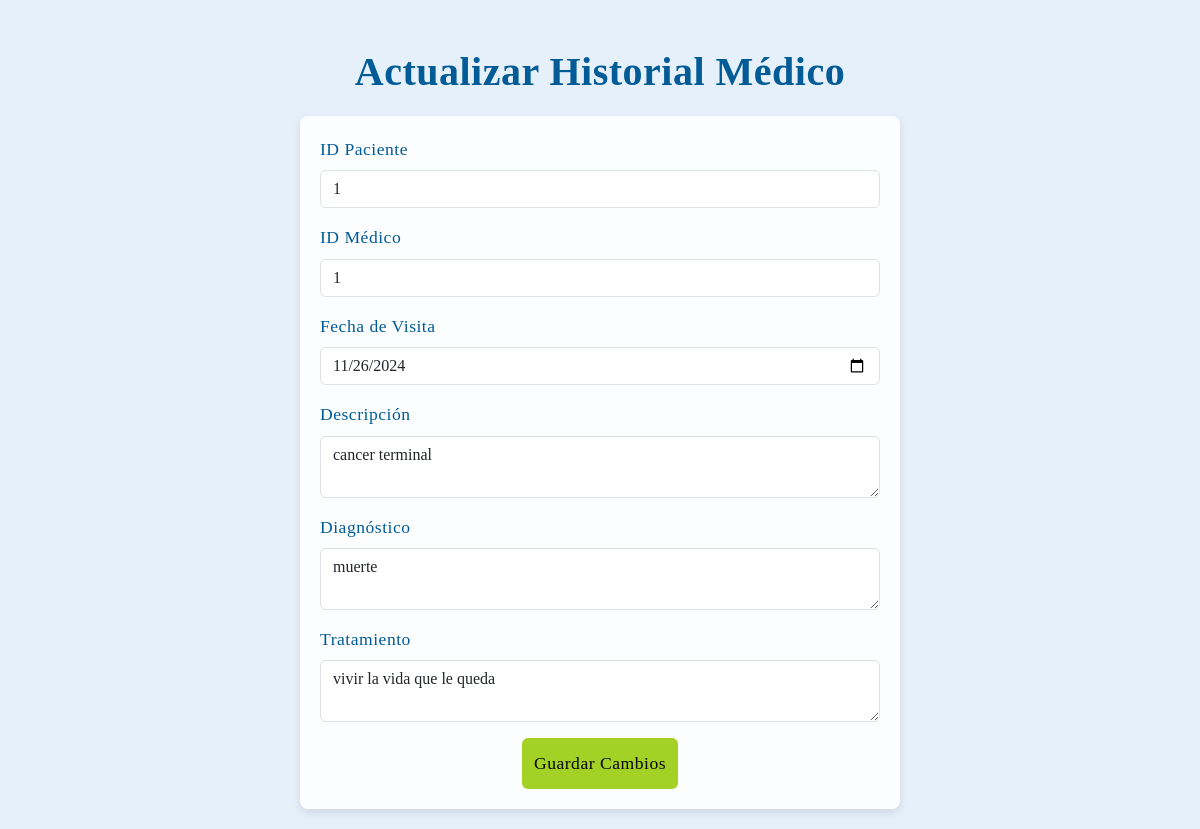
/Vista/actualizar_historial.php?id=2, run on the app's committed database.
### tables this page shows
CREATE TABLE `historial_medico` (
  `id_historial` int(11) NOT NULL,
  `id_paciente` int(11) DEFAULT NULL,
  `id_medico` int(11) DEFAULT NULL,
  `fecha_visita` date DEFAULT NULL,
  `descripcion` text NOT NULL,
  `diagnostico` text NOT NULL,
  `tratamiento` text NOT NULL
);

### Vista/actualizar_historial.php (the view, shortened to what this page needs)
<?php
$conn = conectar();
$row = null;
if (isset($_GET['id'])) {
    $id_historial = filter_input(INPUT_GET, 'id', FILTER_VALIDATE_INT);
    if ($id_historial) {
        $sql = "SELECT * FROM historial_medico WHERE id_historial = :id_historial";
        try {
            $stmt = $conn->prepare($sql);
            $stmt->bindParam(':id_historial', $id_historial, PDO::PARAM_INT);
            $stmt->execute();
            if ($stmt->rowCount() > 0) {
                $row = $stmt->fetch(PDO::FETCH_ASSOC);
            } else {
                echo "No se encontraron datos para este historial.";
                exit;
            }
        } catch (PDOException $e) {
            echo "Error al obtener los datos: " . htmlspecialchars($e->getMessage());
            exit;
        }
    } else {
        echo "ID de historial inválido.";
        exit;
    }
}
?>
<!DOCTYPE html>
<html lang="es">
<head>
    <link href="https://cdn.jsdelivr.net/npm/bootstrap@5.3.3/dist/css/bootstrap.min.css" rel="stylesheet">
</head>
<body>
<div class="container mt-5">
    <h1 class="text-center">Actualizar Historial Médico</h1>
    <div class="form-container">
    <form method="POST" action="../Controlador/guardar_actualizacion.php">
            <div class="mb-3">
                <label for="id_paciente" class="form-label">ID Paciente</label>
                <input type="number" class="form-control col-md-6" name="id_paciente" value="<?php echo htmlspecialchars($row['id_paciente'] ?? ''); ?>" required>
            </div>
            <div class="mb-3">
                <label for="id_medico" class="form-label">ID Médico</label>
                <input type="number" class="form-control col-md-6" name="id_medico" value="<?php echo htmlspecialchars($row['id_medico'] ?? ''); ?>" required>
            </div>
            <div class="mb-3">
                <label for="fecha_visita" class="form-label">Fecha de Visita</label>
                <input type="date" class="form-control col-md-6" name="fecha_visita" value="<?php echo htmlspecialchars($row['fecha_visita'] ?? ''); ?>" required>
            </div>
            <div class="mb-3">
                <label for="descripcion" class="form-label">Descripción</label>
                <textarea name="descripcion" class="form-control" required><?php echo htmlspecialchars($row['descripcion'] ?? ''); ?></textarea>
            </div>
            <div class="mb-3">
                <label for="diagnostico" class="form-label">Diagnóstico</label>
                <textarea name="diagnostico" class="form-control" required><?php echo htmlspecialchars($row['diagnostico'] ?? ''); ?></textarea>
            </div>
            <div class="mb-3">
                <label for="tratamiento" class="form-label">Tratamiento</label>
                <textarea name="tratamiento" class="form-control" required><?php echo htmlspecialchars($row['tratamiento'] ?? ''); ?></textarea>
            </div>
            <div style="display: flex; justify-content: center;">
                <button type="submit" class="btn btn-primary">Guardar Cambios</button>
            </div>
        </form>
    </div>
</div>
</body>
</html>

### Vista/actualizar_historial.php (style rules this page uses)
body { background-color: #e6f0fa; font-family: 'Rancho&effect'; font-weight: 300; color: #333; }
.form-container { background-color: rgba(255, 255, 255, 0.9); padding: 20px; border-radius: 8px; box-shadow: 0 4px 8px rgba(0, 0, 0, 0.1); max-width: 600px; margin: 20px auto; }
.form-label { font-size: 1.1rem; font-weight: 500; color: #005b96; }
h1 { color: #005b96; font-weight: 600; font-size: 2.5rem; letter-spacing: 1px; }
.btn-primary { background-color: #a3d126 ; color: #050504; border: none; font-size: 1.1rem; padding: 12px; font-weight: 500; letter-spacing: 0.5px; }
body, table, form, h1, h3 { letter-spacing: 0.5px; }

### data on the page
historial_medico: id_paciente "1", id_medico "1", fecha_visita "11/26/2024", descripcion "cancer terminal", diagnostico "muerte", tratamiento "vivir la vida que le queda"
